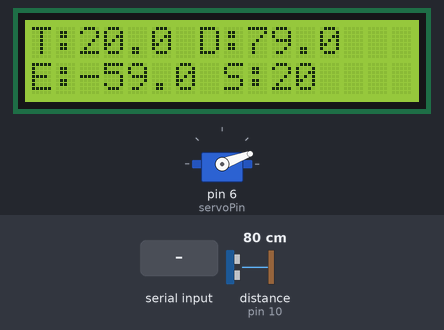
This sketch was run on a simulated Arduino Uno, built with avr-gcc and run on an emulated ATmega328P. Shown: servo, 16×2 character LCD. Wiring (inferred from the names in the program): ultrasonic range finder: trigger pin 9; echo pin 10. The test bench sets the inputs (shaded band); at power-on: distance to the obstacle (sensor on pin 10) 80 cm. The echo pulse lasts 58.3 µs per cm; what the sketch prints to the serial monitor is not drawn.

Above: at 2.2 s.
2.3 s: distance to the obstacle (sensor on pin 10) set to 4 cm
At 2.78 s:
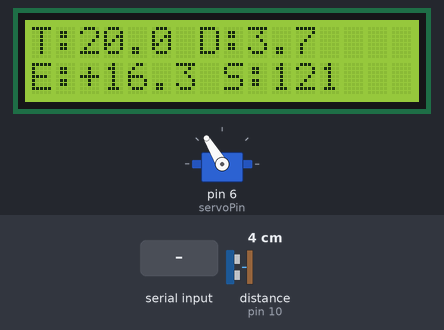
4.0 s: "D90\n" received over Serial
At 4.35 s:
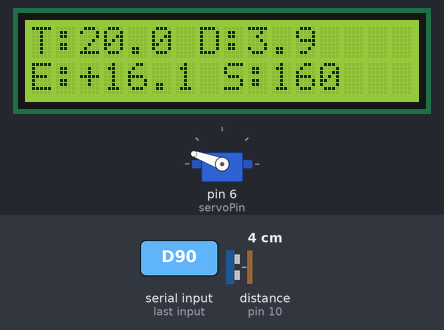
6.6 s: byte 84 ('T') received over Serial
At 8.06 s:
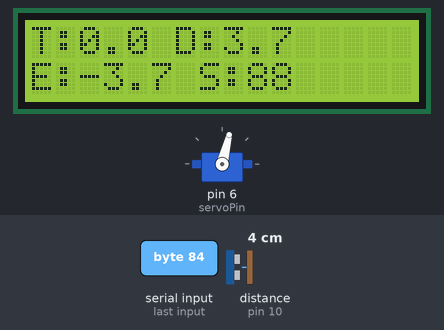
9.6 s: "90\n" received over Serial
At 9.87 s:
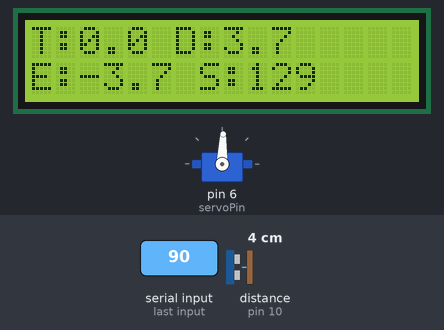
12.6 s: distance to the obstacle (sensor on pin 10) set to 120 cm
At 14.1 s:
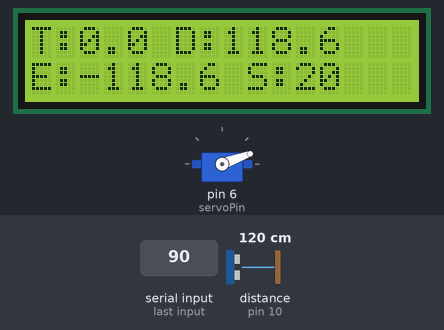
Timing chart, 0 to 15.2 s (numbered marks = the images above; inputs shaded):
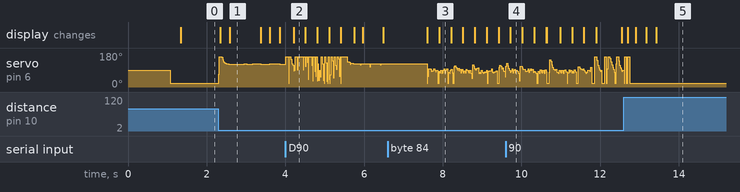

The sketch:

pid_control_main.ino
```cpp
#include <Servo.h>
#include <LiquidCrystal.h>

// --- Pins ---
const int trigPin = 9;
const int echoPin = 10;
const int servoPin = 6;

// LCD pins: RS, E, D4, D5, D6, D7
LiquidCrystal lcd(2, 3, 4, 5, 7, 8);

Servo myServo;

// --- PID Constants ---
float Kp = 2.0;
float Ki = 0.02;
float Kd = 0.1;

float targetDistance = 20.0; // cm

// --- PID Variables ---
float error = 0;
float previousError = 0;
float integral = 0;
float rawDerivative = 0;
float filteredDerivative = 0;
float previousFilteredDerivative = 0;

float alpha = 0.2; // Derivative filter coefficient
float distanceAlpha = 0.3; // Distance EMA coefficient
float smoothedDistance = -1.0;

unsigned long previousTime = 0;
unsigned long lcdPreviousTime = 0;
unsigned long lastValidReadingTime = 0;

// --- Servo Configuration ---
int centerAngle = 90;
int minAngle = 20;
int maxAngle = 160;

void setup() {
  Serial.begin(115200); // Faster baud rate to prevent serial logs from blocking the loop

  pinMode(trigPin, OUTPUT);
  pinMode(echoPin, INPUT);

  myServo.attach(servoPin);
  myServo.write(centerAngle);

  lcd.begin(16, 2);
  lcd.clear();
  lcd.print("PID Initializing");

  delay(1000);
  previousTime = millis();
  lcdPreviousTime = millis();
}

float getSingleDistance() {
  digitalWrite(trigPin, LOW);
  delayMicroseconds(2);
  digitalWrite(trigPin, HIGH);
  delayMicroseconds(10);
  digitalWrite(trigPin, LOW);

  // 15ms timeout (approx 250cm range). Reduces blocking time significantly.
  long duration = pulseIn(echoPin, HIGH, 15000);

  if(duration > 0) {
    float dist = duration * 0.034 / 2;
    if(dist > 2.0 && dist < 250.0) { // Valid range filter
      return dist;
    }
  }
  return -1.0; // Return invalid
}

void handleSerialInput() {
  if (Serial.available() > 0) {
    char param = Serial.read();
    float value = Serial.parseFloat();

    // Clear buffer of newlines or spaces
    while (Serial.available() > 0 && (Serial.peek() == '\n' || Serial.peek() == '\r' || Serial.peek() == ' ')) {
      Serial.read();
    }

    if (param == 'P' || param == 'p') {
      Kp = value;
      Serial.print("Kp updated to: "); Serial.println(Kp);
    } else if (param == 'I' || param == 'i') {
      Ki = value;
      integral = 0; // Reset integral to avoid sudden windup jumps
      Serial.print("Ki updated to: "); Serial.println(Ki);
    } else if (param == 'D' || param == 'd') {
      Kd = value;
      Serial.print("Kd updated to: "); Serial.println(Kd);
    } else if (param == 'T' || param == 't') {
      targetDistance = value;
      Serial.print("Target updated to: "); Serial.println(targetDistance);
    } else {
      Serial.println("Invalid command. Use P<val>, I<val>, D<val>, or T<val> (e.g. P2.5)");
    }
  }
}

void loop() {
  handleSerialInput();

  unsigned long currentTime = millis();
  float dt = (currentTime - previousTime) / 1000.0; // dt in seconds

  if (dt <= 0) return; // Prevent division by zero

  float rawDistance = getSingleDistance();

  if (rawDistance > 0) {
    lastValidReadingTime = currentTime;

    // Exponential Moving Average filter for distance
    if (smoothedDistance < 0) {
      smoothedDistance = rawDistance; // Initialize on first reading
    } else {
      smoothedDistance = (distanceAlpha * rawDistance) + ((1.0 - distanceAlpha) * smoothedDistance);
    }

    error = targetDistance - smoothedDistance;

    // Deadband: Ignore small errors to prevent servo jitter
    if (abs(error) < 1.0) {
      error = 0;
    }

    // Proportional
    float P = Kp * error;

    // Integral with anti-windup
    integral += error * dt;
    integral = constrain(integral, -50.0, 50.0);
    float I = Ki * integral;

    // Derivative with low-pass filter
    rawDerivative = (error - previousError) / dt;
    filteredDerivative = (alpha * rawDerivative) + ((1.0 - alpha) * previousFilteredDerivative);
    float D = Kd * filteredDerivative;

    // Total PID Output
    float pidOutput = P + I + D;

    // Servo Actuation
    int servoAngle = centerAngle + (int)pidOutput;
    servoAngle = constrain(servoAngle, minAngle, maxAngle);
    myServo.write(servoAngle);

    // Update variables for next loop
    previousError = error;
    previousFilteredDerivative = filteredDerivative;
    previousTime = currentTime;

    // --- Serial Logging ---
    Serial.print("Target:"); Serial.print(targetDistance);
    Serial.print("\tDistance:"); Serial.print(smoothedDistance);
    Serial.print("\tError:"); Serial.print(error);
    Serial.print("\tP:"); Serial.print(P);
    Serial.print("\tI:"); Serial.print(I);
    Serial.print("\tD:"); Serial.print(D);
    Serial.print("\tOutput:"); Serial.print(pidOutput);
    Serial.print("\tServo:"); Serial.println(servoAngle);

    // --- LCD Update (Non-blocking, updates every 250ms) ---
    if (currentTime - lcdPreviousTime >= 250) {
      lcdPreviousTime = currentTime;

      // Line 1: T:20.0 D:10.8
      lcd.setCursor(0, 0);
      lcd.print("T:");
      lcd.print(targetDistance, 1);
      lcd.print(" D:");
      lcd.print(smoothedDistance, 1);
      lcd.print("   "); // Clear trailing characters

      // Line 2: E:+9.2 S:109
      lcd.setCursor(0, 1);
      lcd.print("E:");
      if(error > 0) lcd.print("+");
      lcd.print(error, 1);
      lcd.print(" S:");
      lcd.print(servoAngle);
      lcd.print("   "); // Clear trailing characters
    }
  } else {
    // Failsafe Mode: If no valid reading for > 1000ms, return to center
    if (currentTime - lastValidReadingTime > 1000) {
      myServo.write(centerAngle);
      integral = 0; // Reset integral so it doesn't snap back when target returns
      smoothedDistance = -1.0; // Reset smoothing filter
    }
  }
}
```

Measured:
- after the input at 2.3 s, the display: first changes at once (image 1 shows a later state)
- after the input at 4.0 s, the display: changes after 0.21 s (image 2)
- after the input at 6.6 s, the display: first changes after 1.0 s (image 3 shows a later state)
- what the display in image 1 shows lasts 0.8 s, from 2.6 s to 3.4 s
